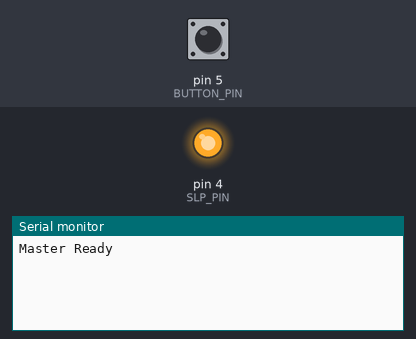
The sketch below on a simulated Arduino Uno, built with avr-gcc and run on an emulated ATmega328P. Parts: output pins drawn as LEDs (lit = HIGH), the last lines printed to the serial monitor. The test bench sets the inputs (shaded band); at power-on: pin 5 (BUTTON_PIN) HIGH.

Above: at 1.2 s.
1.3 s: pin 5 (BUTTON_PIN) pulled LOW for 0.15 s
At 2.0 s:
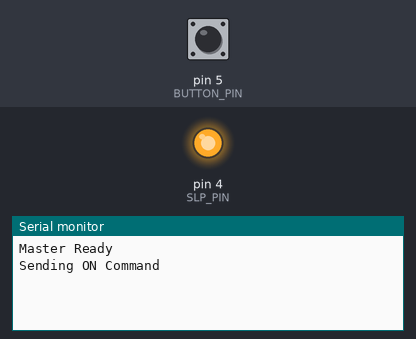
2.9 s: pin 5 (BUTTON_PIN) pulled LOW for 1 s
At 3.11 s:
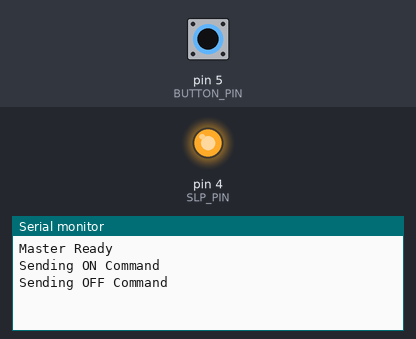

Measured:
- after the input at 1.3 s, the serial monitor: prints a new line at once (image 1)
- after the input at 2.9 s, the serial monitor: prints a new line at once (image 2)

The sketch:

master.ino
```cpp
#include <SoftwareSerial.h>

#define TX_PIN 2        // TX to LIN module
#define RX_PIN 3        // RX from LIN module
#define SLP_PIN 4       // Sleep pin
#define BUTTON_PIN 5    // Button connected to pin 5

SoftwareSerial linSerial(RX_PIN, TX_PIN); // RX, TX

void setup() {
    pinMode(SLP_PIN, OUTPUT);
    pinMode(BUTTON_PIN, INPUT_PULLUP); // Button pin set to input pull-up
    digitalWrite(SLP_PIN, HIGH); // Wake up LIN module

    linSerial.begin(9600);  // LIN baud rate
    Serial.begin(9600);     // Debugging

    Serial.println("Master Ready");
}

void loop() {
    static bool ledState = false; // Store the LED state
    uint8_t message[1];  // Data to send (ON or OFF)

    // Check if button is pressed
    if (digitalRead(BUTTON_PIN) == LOW) {
        ledState = !ledState;  // Toggle the LED state
        message[0] = ledState ? 0x01 : 0x00;  // ON (0x01) or OFF (0x00)
        Serial.println(ledState ? "Sending ON Command" : "Sending OFF Command");

        linSerial.write(0x55);  // Sync byte
        linSerial.write(message[0]); // Send LED state directly

        delay(200);  // Debounce delay
    }

    delay(100); // Prevent flooding the LIN bus
}
```
